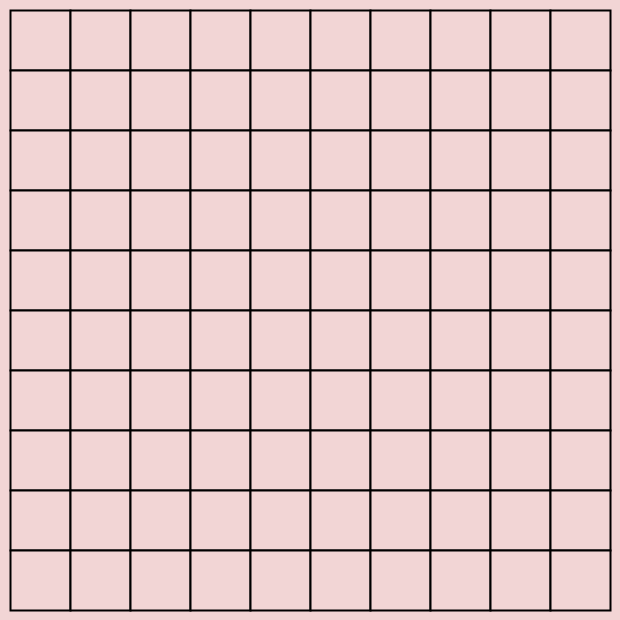
Frame 1 (no input)
Frame 60 (the mouse pressed at the canvas centre just before this capture): identical to frame 1, image omitted
Frame 120 (the mouse held since frame 60 and released just before this capture): identical to frame 1, image omitted

The Processing sketch that drew this single still picture (run headless with seeded random() and noise(); from frame 60 on, the mouse is pressed at the canvas centre):

// Processing sketch: week08_2
// ── week08_2.pde
//week08-2 好玩的程式設計 黑白棋 互動下棋
//修改自 week08-1
void setup() {
  size(620, 620);//視窗大小
}
int[][]board=new int[10][10];//java的陣列
void mousePressed() {
  int i=(mouseY-10)/60, j=(mouseX-10)/60;
  if (mouseButton==LEFT) board[i][j]=1;//黑棋
  if (mouseButton==RIGHT) board[i][j]=2;//白棋
  if (mouseButton==CENTER) board[i][j]=0;//清空
}
void draw() {
  background(#F2D5D5);//背景色
  for (int i=0; i<10; i++) {//左手i 高度y
    for (int j=0; j<10; j++) {//右手j 寬度X
      int x=10 + j*60, y=10+i*60;//小心 j i
      fill(#F2D5D5);//填充色彩
      strokeWeight(2);//線條的粗細
      rect(x, y, 60, 60);//正方形
      if(board[i][j]==1)fill(0);//黑色
      if(board[i][j]==2)fill(255);//白色
      if(board[i][j] !=0)ellipse(30+x, 30+y, 50, 50);//畫棋子
    }
  }
}
